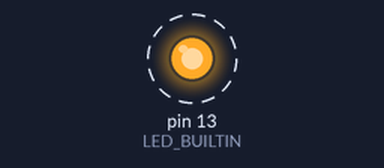
Bench run of a program on a simulated Arduino Uno, built with avr-gcc and run on an emulated ATmega328P. Parts: output pins drawn as LEDs (lit = HIGH). Dashed ring = blinking.

Above: at 0.5 s.
Timing chart, 0 to 4.6 s (numbered marks = the images above):
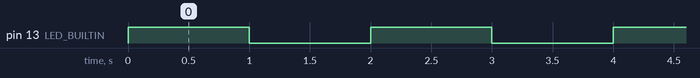

Measured:
- by itself, pin 13 (LED_BUILTIN): alternates HIGH for 1.0 s and LOW for 1.0 s

The program:

main.cpp
```cpp
#include <Arduino.h>
#include "Led.h"
int onboard_led = LED_BUILTIN;


Led led(onboard_led); //tells the board which led to use (in this case, the onboard led)

void setup() {
    led.begin(); //important step called the initialisation. This "prepare" the led for usage later
}

void loop() {
    led.turnOn();
    delay(1000); //create a pause in the program, since it is in milliseconds, this means "wait 1 second before continuing" Not putting this would make the led flash so fast we would see it
    led.turnOff();
    delay(1000);
    led.flash(1000); //this commands is the same as the past 4 lines
}
```
